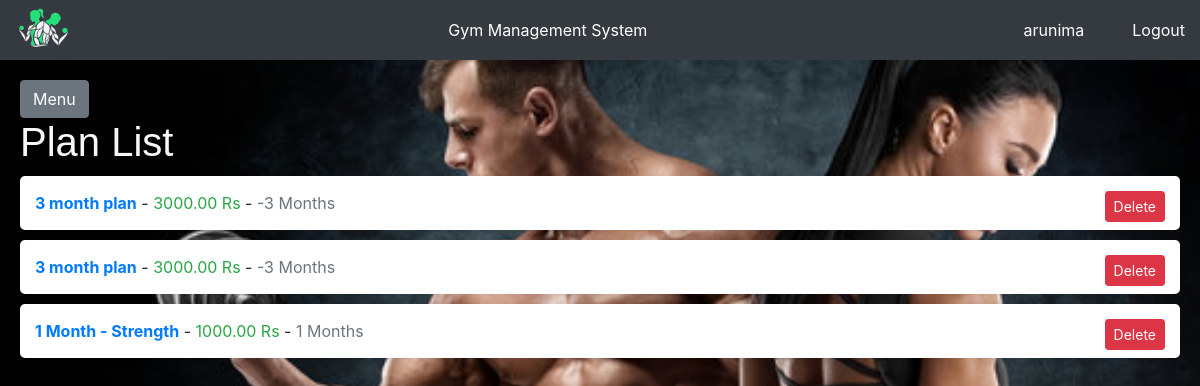
Page /plan_list/ (signed in) on the earlier database version.
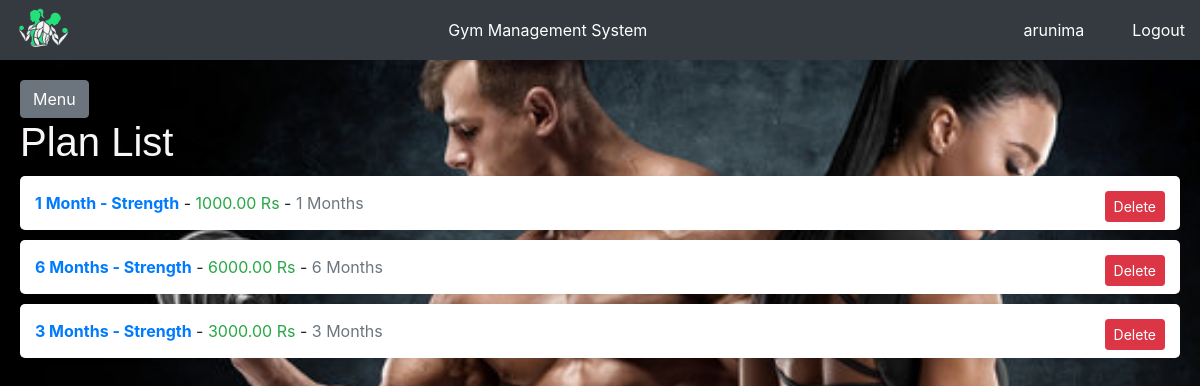
Same page on the later database version.
### memberships/models.py (models this page shows, shortened)
class Plan(models.Model):
    name = models.CharField(max_length=100)
    description = models.TextField()
    price = models.DecimalField(max_digits=10, decimal_places=2)
    duration = models.IntegerField(help_text="Duration in months")

### memberships/views.py (the view)
# urls.py: path('plan_list/', views.plan_list, name='plan_list'),
@login_required
def plan_list(request):
    plans = Plan.objects.all()
    return render(request, 'memberships/plan_list.html', {'plans': plans})

### main/templates/memberships/plan_list.html (shortened to what this page needs)
{% extends "base.html" %}
{% block content %}
<h1 style="color: #f9f6f6; font-family: Arial, sans-serif;">Plan List</h1>
<ul style="list-style-type: none; padding: 0;">
    {% for plan in plans %}
        <li style="background-color: #fff; margin: 10px 0; padding: 15px; border-radius: 5px; box-shadow: 0 0 10px rgba(0, 0, 0, 0.1); transition: transform 0.2s;">
            <span style="font-weight: bold; color: #007BFF;">{{ plan.name }}</span> -
            <span style="color: #28a745;">{{ plan.price }} Rs</span> -
            <span style="color: #6c757d;">{{ plan.duration }} Months</span>
            <form method="post" action="{% url 'delete_plan' plan.id %}" style="display: inline;">
                <button type="submit" class="btn btn-danger btn-sm" style="float: right;">Delete</button>
            </form>
        </li>
    {% endfor %}
</ul>
{% endblock %}

### main/templates/base.html (shortened to what this page needs)
<!DOCTYPE html>
<html>
  <head>
    <link
      href="https://stackpath.bootstrapcdn.com/bootstrap/4.5.2/css/bootstrap.min.css"
      rel="stylesheet"
    />
    {% load static %}
    <link rel="stylesheet" type="text/css" href="{% static 'css/main.css' %}" />
  </head>
  <body>
    <div class="header">
      <a href="{% url 'home' %}">
        <img
          src="{% static 'images/gms_logo.png' %}"
          alt="Logo"
        />
      </a>
      <div class="center">Gym Management System</div>
      <div class="text-white mr-5">{{user.username}}</div>
      <a href="/" class="text-white">Logout</a>
    </div>
    <div class="content" id="content">
      <button
        class="btn btn-secondary"
        id="sidebarCollapse"
        style="margin-top: 60px"
      >
        Menu
      </button>
      {% block content %} {% endblock %}
    </div>
  </body>
</html>

### main/static/css/main.css (style rules this page uses)
.header { height: 60px; background-color: #343a40; color: #ffffff; text-align: center; position: fixed; width: 100%; top: 0; z-index: 1000; display: flex; align-items: center; justify-content: space-between; padding: 0 15px; }
.header img { height: 50px; }
.header .center { flex-grow: 1; text-align: center; }
.content { padding: 20px; }
.content { margin-left: 0; padding: 20px; transition: margin-left 0.3s ease; }

Differences in the rows shown:
removed Plan: name "3 month plan", price "3000.00", duration "-3"
removed Plan: name "3 month plan", price "3000.00", duration "-3"
added Plan: name "6 Months - Strength", price "6000.00", duration "6"
added Plan: name "3 Months - Strength", price "3000.00", duration "3"
